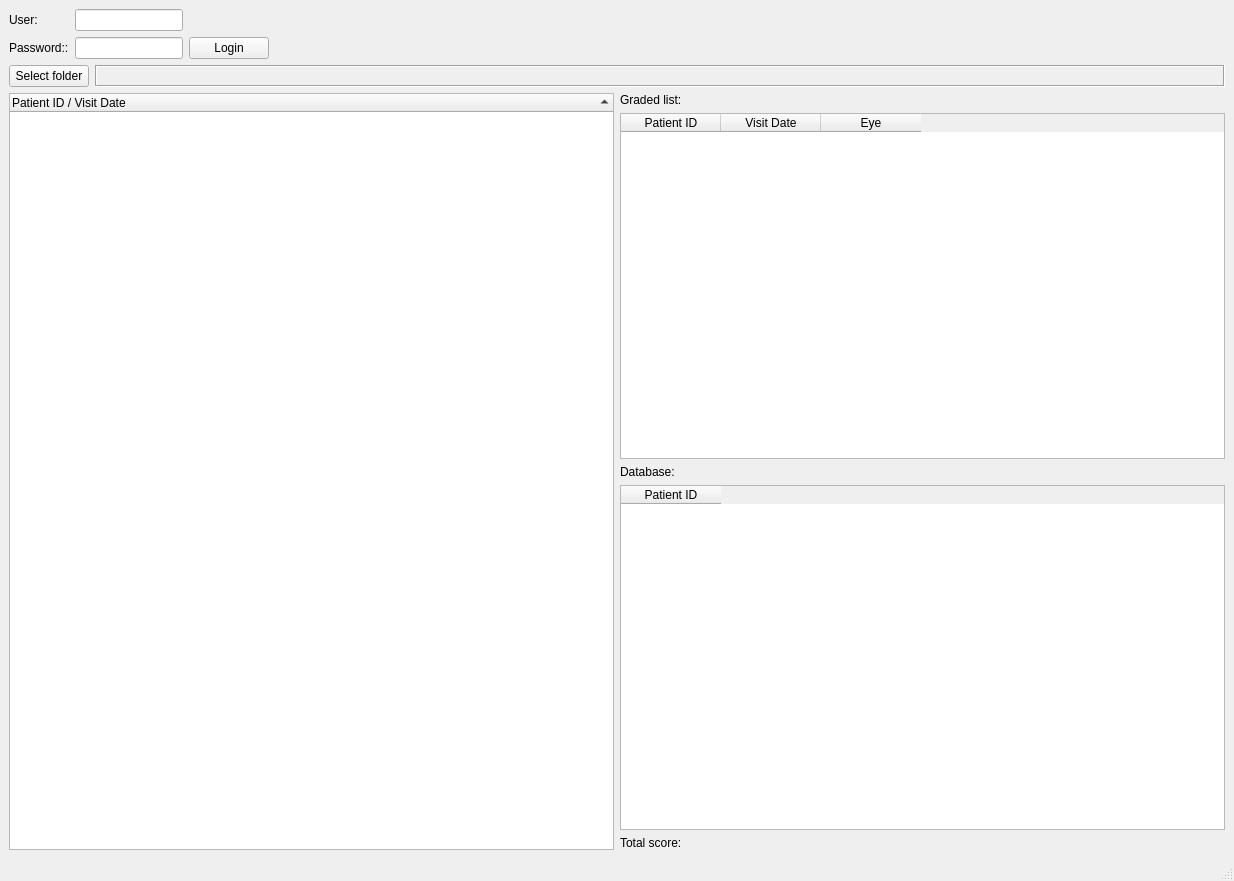
<?xml version="1.0" encoding="UTF-8"?>
<ui version="4.0">
 <class>MainWindow</class>
 <widget class="QMainWindow" name="MainWindow">
  <property name="geometry">
   <rect>
    <x>0</x>
    <y>0</y>
    <width>1234</width>
    <height>881</height>
   </rect>
  </property>
  <property name="windowTitle">
   <string>MainWindow</string>
  </property>
  <widget class="QWidget" name="centralwidget">
   <layout class="QVBoxLayout" name="verticalLayout_2">
    <item>
     <layout class="QGridLayout" name="gridLayout_2">
      <item row="0" column="0">
       <layout class="QGridLayout" name="gridLayout">
        <item row="0" column="0">
         <widget class="QLabel" name="label">
          <property name="text">
           <string>User:</string>
          </property>
         </widget>
        </item>
        <item row="0" column="1">
         <widget class="QLineEdit" name="lineEdit_user">
          <property name="sizePolicy">
           <sizepolicy hsizetype="Fixed" vsizetype="Fixed">
            <horstretch>0</horstretch>
            <verstretch>0</verstretch>
           </sizepolicy>
          </property>
         </widget>
        </item>
        <item row="0" column="2">
         <spacer name="horizontalSpacer_2">
          <property name="orientation">
           <enum>Qt::Horizontal</enum>
          </property>
          <property name="sizeHint" stdset="0">
           <size>
            <width>40</width>
            <height>20</height>
           </size>
          </property>
         </spacer>
        </item>
        <item row="1" column="0">
         <widget class="QLabel" name="label_2">
          <property name="text">
           <string>Password::</string>
          </property>
         </widget>
        </item>
        <item row="1" column="1">
         <widget class="QLineEdit" name="lineEdit_password">
          <property name="sizePolicy">
           <sizepolicy hsizetype="Fixed" vsizetype="Fixed">
            <horstretch>0</horstretch>
            <verstretch>0</verstretch>
           </sizepolicy>
          </property>
          <property name="echoMode">
           <enum>QLineEdit::PasswordEchoOnEdit</enum>
          </property>
         </widget>
        </item>
        <item row="1" column="2">
         <widget class="QPushButton" name="pushButton_login">
          <property name="sizePolicy">
           <sizepolicy hsizetype="Fixed" vsizetype="Fixed">
            <horstretch>0</horstretch>
            <verstretch>0</verstretch>
           </sizepolicy>
          </property>
          <property name="text">
           <string>Login</string>
          </property>
         </widget>
        </item>
        <item row="1" column="3">
         <spacer name="horizontalSpacer_3">
          <property name="orientation">
           <enum>Qt::Horizontal</enum>
          </property>
          <property name="sizeHint" stdset="0">
           <size>
            <width>40</width>
            <height>20</height>
           </size>
          </property>
         </spacer>
        </item>
       </layout>
      </item>
      <item row="2" column="0">
       <layout class="QHBoxLayout" name="horizontalLayout_3">
        <item>
         <widget class="QTreeWidget" name="treeWidget_patient">
          <property name="sortingEnabled">
           <bool>true</bool>
          </property>
          <column>
           <property name="text">
            <string>Patient ID / Visit Date</string>
           </property>
          </column>
         </widget>
        </item>
        <item>
         <layout class="QVBoxLayout" name="verticalLayout">
          <item>
           <widget class="QLabel" name="label_3">
            <property name="text">
             <string>Graded list:</string>
            </property>
           </widget>
          </item>
          <item>
           <widget class="QTableWidget" name="tableWidget_graded">
            <column>
             <property name="text">
              <string>Patient ID</string>
             </property>
            </column>
            <column>
             <property name="text">
              <string>Visit Date</string>
             </property>
            </column>
            <column>
             <property name="text">
              <string>Eye</string>
             </property>
            </column>
           </widget>
          </item>
          <item>
           <widget class="QLabel" name="label_4">
            <property name="text">
             <string>Database: </string>
            </property>
           </widget>
          </item>
          <item>
           <widget class="QTableWidget" name="tableWidget_database">
            <column>
             <property name="text">
              <string>Patient ID</string>
             </property>
            </column>
           </widget>
          </item>
          <item>
           <widget class="QLabel" name="label_5">
            <property name="text">
             <string>Total score:</string>
            </property>
           </widget>
          </item>
         </layout>
        </item>
       </layout>
      </item>
      <item row="1" column="0">
       <layout class="QHBoxLayout" name="horizontalLayout_2">
        <item>
         <widget class="QPushButton" name="folder_button">
          <property name="enabled">
           <bool>true</bool>
          </property>
          <property name="sizePolicy">
           <sizepolicy hsizetype="Fixed" vsizetype="Fixed">
            <horstretch>0</horstretch>
            <verstretch>0</verstretch>
           </sizepolicy>
          </property>
          <property name="text">
           <string>Select folder</string>
          </property>
         </widget>
        </item>
        <item>
         <layout class="QHBoxLayout" name="horizontalLayout_4">
          <item>
           <widget class="QFrame" name="frame">
            <property name="frameShape">
             <enum>QFrame::Box</enum>
            </property>
            <property name="frameShadow">
             <enum>QFrame::Sunken</enum>
            </property>
            <property name="lineWidth">
             <number>1</number>
            </property>
            <property name="midLineWidth">
             <number>0</number>
            </property>
            <widget class="QLabel" name="label_folder">
             <property name="geometry">
              <rect>
               <x>10</x>
               <y>0</y>
               <width>331</width>
               <height>21</height>
              </rect>
             </property>
             <property name="sizePolicy">
              <sizepolicy hsizetype="Expanding" vsizetype="Preferred">
               <horstretch>0</horstretch>
               <verstretch>0</verstretch>
              </sizepolicy>
             </property>
             <property name="text">
              <string/>
             </property>
            </widget>
           </widget>
          </item>
         </layout>
        </item>
       </layout>
      </item>
     </layout>
    </item>
   </layout>
  </widget>
  <widget class="QMenuBar" name="menubar">
   <property name="geometry">
    <rect>
     <x>0</x>
     <y>0</y>
     <width>1234</width>
     <height>22</height>
    </rect>
   </property>
  </widget>
  <widget class="QStatusBar" name="statusbar"/>
 </widget>
 <resources/>
 <connections/>
</ui>
